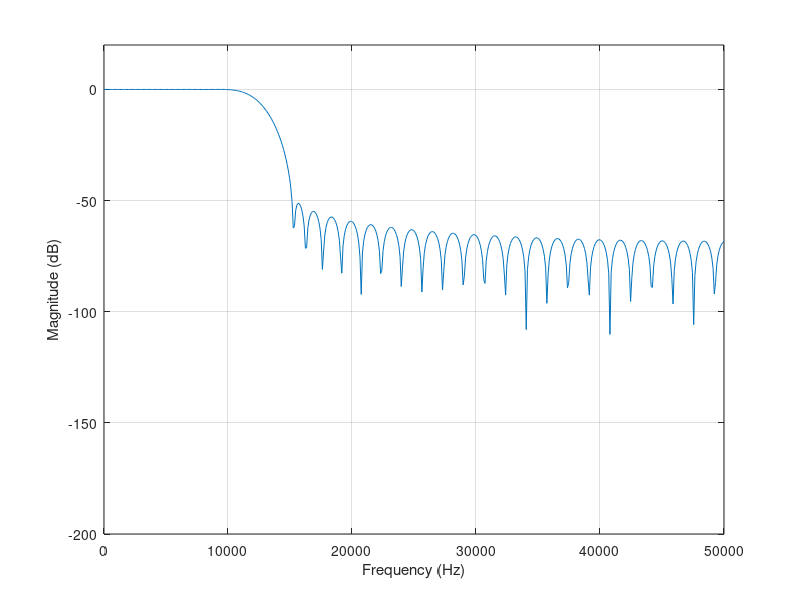

Write MATLAB code to recreate this figure. (Note: this script raises an error after producing the figure.)
% This is an example script for the creation of an interpolation filter for upsampling in order to avoid imaging.
% Similar filters could also be used for downsampling in order to avoid aliazing
% Some comments:
%    - In order to create a new filter with the desired properties one can play with the fdatool (firls is the Least-Squares Algorithm, Equiripple also seems to be promising
%    - The fvtool can be used to analyse the magnitude response of the filter
%    - The order of the filter is even, such it has an odd number of coefficients and an integer delay of time steps
%    - In the actual cfsdat implementation the filter coefficients need to be copied manually into the xml file

filename='int_4th58_forcfsdat';

factor = 4;

intcoeffs = firls(58,[0 0.2 0.3 1],[1 1 0 0],[1 1]);

%fvtool(intcoeffs,'Fs',100000);
[h,w]=freqz(intcoeffs);
plot(0:50000/(length(h)-1):50000,20*log10(abs(h)));
xlabel('Frequency (Hz)');
grid on;
ylabel('Magnitude (dB)');
ylim([-200 20]);

Fs = 100000;
Fn = Fs / 2;
Lf = length(h);
frequency = 0:Fn/(Lf-1):Fn;
magnitude = abs(h);
magnitudedb = 20*log10(magnitude);
magnitude4 = magnitude * 4;
magnitudedb4 = 20*log10(magnitude4);

%csvwrite('downupfilters_int_4th58.csv',[transpose(frequency) magnitude magnitudedb magnitude4 magnitudedb4]);


fileID = fopen(filename,'w');

%fprintf(fileID,'%s\n','Direct-Form FIR Polyphase Interpolator');

%fprintf(fileID,'%d\n',factor);

%fprintf(fileID,'%d\n',length(intcoeffs));

fprintf(fileID,'%.20f',iCoef);
for iCoef = intcoeffs(2:end)
    fprintf(fileID,',%.20f',iCoef);
end

fclose(fileID);




